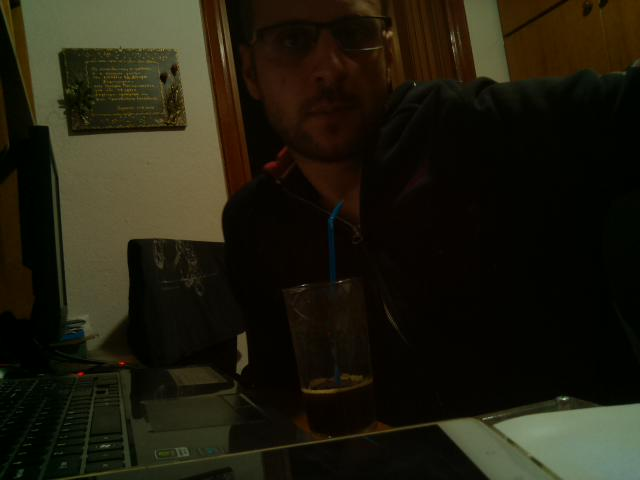
#> input picture Object/components/files/test.png, 640 x 480 px
$ python faces_recognized.py
#> lines starting #> are read from the running program, lines starting #| are printed output that depends on the picture
# Import OpenCV
import cv2

def get_faces(filename):
#> called with filename = 'files/test.png'
    face_cascade = cv2.CascadeClassifier('/usr/share/opencv/haarcascades/haarcascade_frontalface_default.xml')
    eye_cascade = cv2.CascadeClassifier('/usr/share/opencv/haarcascades/haarcascade_eye.xml')
    img = cv2.imread(filename)
#> img is the input picture: shape (480, 640, 3); mean B, G, R 15.7, 28.9, 31.8
    gray = cv2.cvtColor(img, cv2.COLOR_RGB2GRAY)
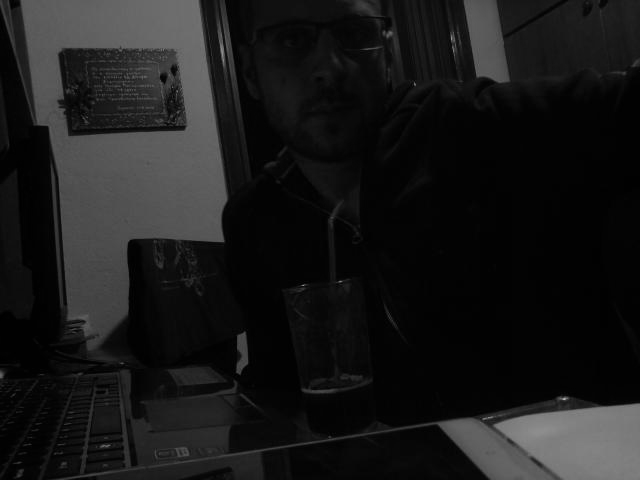
#> gray: shape (480, 640); min 0, max 180, mean 25.3


    faces = face_cascade.detectMultiScale(gray, 1.2, 5)
#> faces = ()
    print (len(faces))
#| 0

get_faces('files/test.png')
